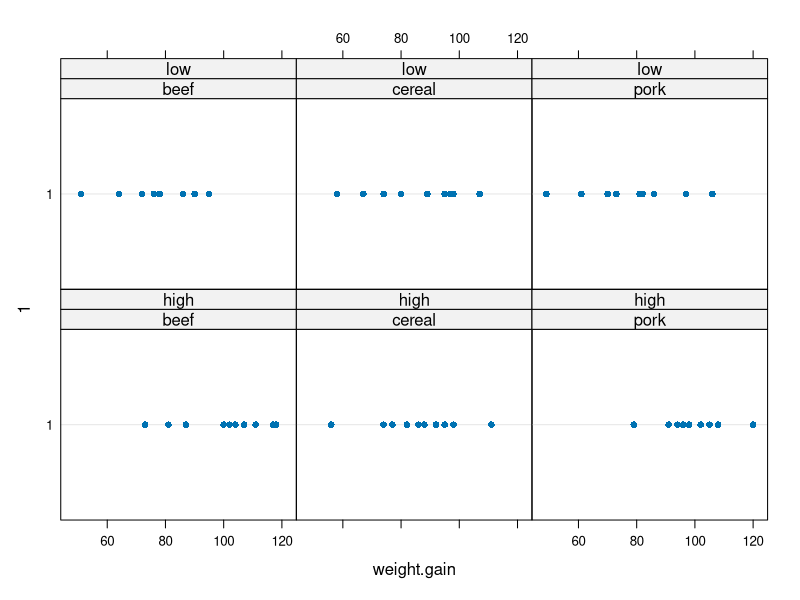
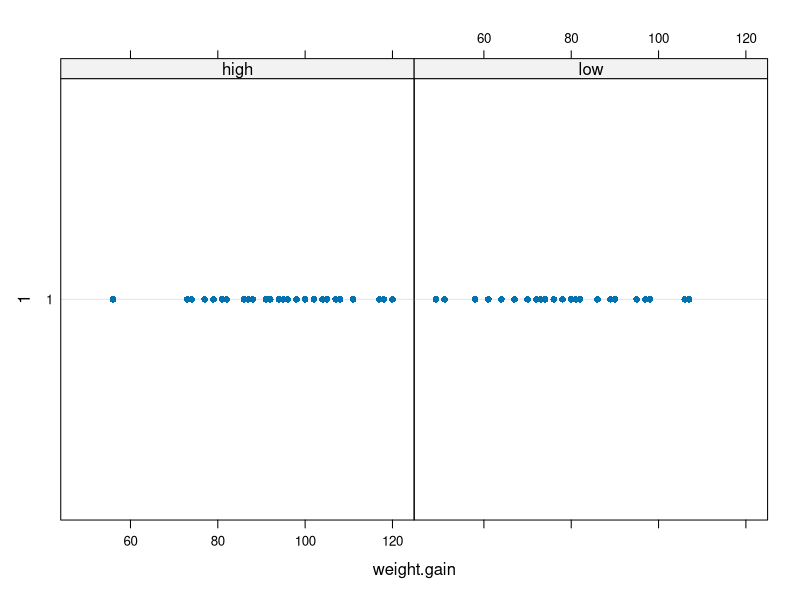

These charts were generated, in order, by the following R code: (Note: this script raises an error after producing the figures.)

library(lattice);

### Define data ####################################################################################
DF.rats <- data.frame(matrix(nrow=0,ncol=3));
colnames(DF.rats) <- c('weight.gain','protein.source','protein.level');
str(DF.rats);
DF.rats;

DF.rats <- rbind(DF.rats,data.frame(weight.gain = c( 73,102,118,104, 81,107,100, 87,117,111), protein.source  = rep('beef',  10), protein.level = rep('high',10)));
DF.rats <- rbind(DF.rats,data.frame(weight.gain = c( 90, 76, 90, 64, 86, 51, 72, 90, 95, 78), protein.source  = rep('beef',  10), protein.level = rep('low', 10)));

DF.rats <- rbind(DF.rats,data.frame(weight.gain = c( 98, 74, 56,111, 95, 88, 82, 77, 86, 92), protein.source  = rep('cereal',10), protein.level = rep('high',10)));
DF.rats <- rbind(DF.rats,data.frame(weight.gain = c(107, 95, 97, 80, 98, 74, 74, 67, 89, 58), protein.source  = rep('cereal',10), protein.level = rep('low', 10)));

DF.rats <- rbind(DF.rats,data.frame(weight.gain = c( 94, 79, 96, 98,102,102,108, 91,120,105), protein.source  = rep('pork',  10), protein.level = rep('high',10)));
DF.rats <- rbind(DF.rats,data.frame(weight.gain = c( 49, 82, 73, 86, 81, 97,106, 70, 61, 82), protein.source  = rep('pork',  10), protein.level = rep('low', 10)));

str(DF.rats);
DF.rats;

### Using predefined functions lm() and anova() ####################################################
LM.rats.2 <- lm(
	formula = weight.gain ~ protein.source * protein.level,
	data    = DF.rats
	);
anova(LM.rats.2);

LM.rats.1 <- lm(
	formula = weight.gain ~ protein.source + protein.level,
	data    = DF.rats
	);
anova(LM.rats.1);

LM.rats.0 <- lm(
	formula = weight.gain ~ protein.level,
	data    = DF.rats
	);
anova(LM.rats.0);

# plot the fat absorbed data, stratified by fat type:
pdf("exercise-2-11_dotplot-rats-protein-source-protein-level.pdf");
dotplot(
	1 ~ weight.gain | protein.source + protein.level,
	data = DF.rats
	);
dev.off();

pdf("exercise-2-11_dotplot-rats-protein-source.pdf");
dotplot(
	1 ~ weight.gain | protein.level,
	data = DF.rats
	);
dev.off();

### Conclusion #####################################################################################
# If we take our significance threshold to be 0.05, then we conclude that
# (1)  there is significant evidence for non-trivial protein.source effect, and
# (2)  there is significant evidence for non-trivial protein.level effect, but
# (3)  there is NOT significant evidence for non-trivial protein.source-protein.level interaction.

### Computing from first principle #################################################################
num.of.replicates      <- 10;
num.of.protein.sources <- length(levels(DF.rats[,'protein.source']));
num.of.protein.levels  <- length(levels(DF.rats[,'protein.level']));

mean.overall <- mean(DF.rats[,'weight.gain']);

# compute SS.null.model
SS.null.model <- sum((DF.rats[,'weight.gain'] - mean.overall)^2);
SS.null.model;

# compute SS.protein.source
DF.temp <- aggregate(
	formula = weight.gain ~ protein.source,
	data    = DF.rats,
	FUN     = mean
	);
SS.protein.source <- num.of.protein.levels * num.of.replicates * sum((DF.temp[,'weight.gain'] - mean.overall)^2);
SS.protein.source;

# compute SS.protein.level
DF.temp <- aggregate(
	formula = weight.gain ~ protein.level,
	data    = DF.rats,
	FUN     = mean
	);
SS.protein.level <- num.of.protein.sources * num.of.replicates * sum((DF.temp[,'weight.gain'] - mean.overall)^2);
SS.protein.level;

# compute SS.full.model
DF.temp <- aggregate(
	formula = weight.gain ~ protein.source + protein.level,
	data    = DF.rats,
	FUN     = mean
	);
DF.temp <- merge(
	x  = DF.rats,
	y  = DF.temp,
	by = c('protein.source','protein.level')
	);
SS.full.model <- sum((DF.temp[,'weight.gain.x'] - DF.temp[,'weight.gain.y'])^2);
SS.full.model;

# compute SS.interaction
DF.temp.0 <- aggregate(
	formula = weight.gain ~ protein.source + protein.level,
	data    = DF.rats,
	FUN     = mean
	);
colnames(DF.temp.0) <- c('protein.source','protein.level','value');
DF.temp.1 <- DF.temp.0;

DF.temp.2 <- aggregate(
	formula = weight.gain ~ protein.source,
	data    = DF.rats,
	FUN     = mean
	);

DF.temp.3 <- aggregate(
	formula = weight.gain ~ protein.level,
	data    = DF.rats,
	FUN     = mean
	);

DF.temp <- merge(
	x  = DF.temp.1,
	y  = DF.temp.2,
	by = "protein.source"
	);

DF.temp <- merge(
	x  = DF.temp,
	y  = DF.temp.3,
	by = "protein.level"
	);

SS.interaction <- num.of.replicates * sum((DF.temp[,'value'] - DF.temp[,'weight.gain.x'] - DF.temp[,'weight.gain.y'] + mean.overall)^2);
SS.interaction;

# compute F-statistics
df.full.model <- num.of.protein.sources*num.of.protein.levels*num.of.replicates - num.of.protein.sources*num.of.protein.levels;
print("df.full.model");
print(df.full.model);

df.protein.source <- num.of.protein.sources - 1;
F.protein.source <- (SS.protein.source/df.protein.source)/(SS.full.model/df.full.model);
pvalue.protein.source <- pf(q=F.protein.source, df1=df.protein.source, df2=df.full.model, lower.tail=FALSE);
print("F.protein.source");
print(F.protein.source);
print("pvalue.protein.source");
print(pvalue.protein.source);

df.protein.level <- num.of.protein.levels - 1;
F.protein.level <- (SS.protein.level/df.protein.level)/(SS.full.model/df.full.model);
pvalue.protein.level <- pf(q=F.protein.level, df1=df.protein.level, df2=df.full.model, lower.tail=FALSE);
print("F.protein.level");
print(F.protein.level);
print("pvalue.protein.level");
print(pvalue.protein.level);

df.interaction <- num.of.protein.sources * num.of.protein.levels - df.protein.source - df.protein.level - 1;
F.interaction <- (SS.interaction/df.interaction)/(SS.full.model/df.full.model);
pvalue.interaction <- pf(q=F.interaction, df1=df.interaction, df2=df.full.model, lower.tail=FALSE);
print("F.interaction");
print(F.interaction);
print("pvalue.interaction");
print(pvalue.interaction);

